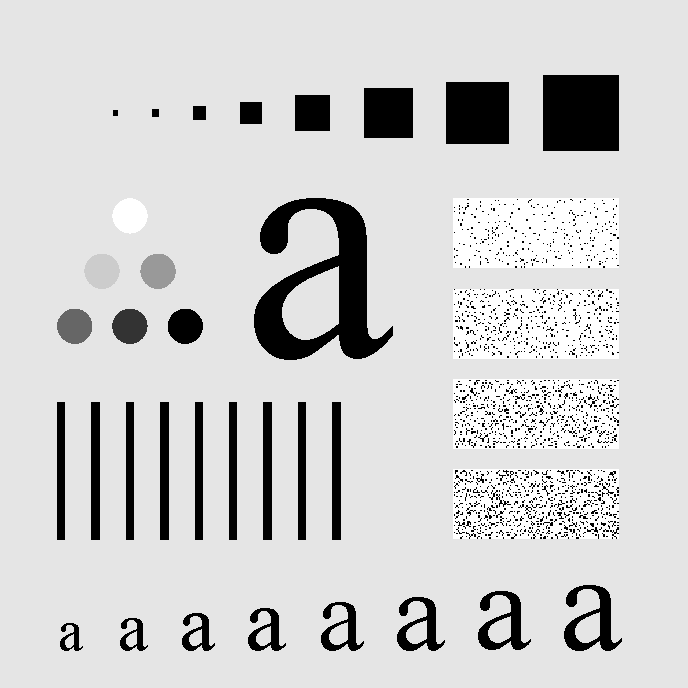
#> input picture 3/characters.tif, 688 x 688 px, found by its file name
$ python '(c)_Geometric_vs_Harmonic_Mean_Filter.py'
#> lines starting #> are read from the running program, lines starting #| are printed output that depends on the picture; after the words box and inside, x2 and y2 are one past the last pixel; in counts of white or black regions, pixels touching at a corner belong together; long printed decimals are rounded
import cv2
import matplotlib.pyplot as plt
import numpy as np


def addSaltAndPepperNoise(image):

    noiseIntensity = 0.015  # 0% of the pixels will be affected
    noisyImage = image.copy()
    height, width = image.shape

    noisyPixels = int(noiseIntensity * height * width)
    noisyCoordinates = np.random.randint(0, high=height, size=(noisyPixels, 2))

    for pixel in noisyCoordinates:
        row, col = pixel
        if np.random.rand() < 0.5:
            noisyImage[row, col] = 0
        else:
            noisyImage[row, col] = 255

    return noisyImage


def harmonicMeanFiltering(image, mask_size):
    height, width = image.shape
    filterImage = np.zeros_like(image, dtype=float)

    for row in range(height):
        for col in range(width):
            r_start = max(0, row - mask_size // 2)
            r_end = min(height, row + mask_size // 2 + 1)
            c_start = max(0, col - mask_size // 2)
            c_end = min(width, col + mask_size // 2 + 1)

            total = 0
            sum_inverse = 0

            for i in range(r_start, r_end):
                for j in range(c_start, c_end):
                    sum_inverse += 1 / (image[i, j] + 0.00001)
                    total += 1

            pixel = total / sum_inverse
            filterImage[row, col] = min(255, pixel)

    return np.uint8(filterImage)


def geometricMeanFiltering(image, mask):

    height, width = image.shape
    filterImage = image.copy()

    for row in range(height):
        for col in range(width):
            r = row - (mask // 2)
            c = col - (mask // 2)

            multiples = 1
            count = 0

            for i in range(r, r + mask, 1):
                for j in range(c, c + mask, 1):

                    if (i >= 0 and i < height and j >= 0 and j < width):
                        if (image[i][j]):
                            multiples = multiples * int(image[i][j])
                            count += 1

            count = max(1, count)
            filterImage[row][col] = multiples ** (1 / count)

    return np.uint8(filterImage)


def calculatePsnr(image1, image2, max_pixel_value):
    image1, image2 = np.float64(image1), np.float64(image2)
    mse = np.mean((image1 - image2) ** 2)
    if mse == 0:
        return float('inf')

    psnr = 20 * np.log10(max_pixel_value) - 10 * np.log10(mse)
    return psnr


def plotImage(image, x, y, z, imageTitle):

    img = cv2.cvtColor(image, cv2.COLOR_BGR2RGB)
    plt.subplot(x, y, z)
    plt.imshow(img)
    plt.title(imageTitle)


def Main():

    image = cv2.imread("./Task-03/characters.tif")
#> image is the input picture: shape (688, 688, 3); min 0, max 255, mean 207.3
    image = cv2.cvtColor(image, cv2.COLOR_BGR2GRAY)
#> image: shape (688, 688)
    image = cv2.resize(image, (512, 512))
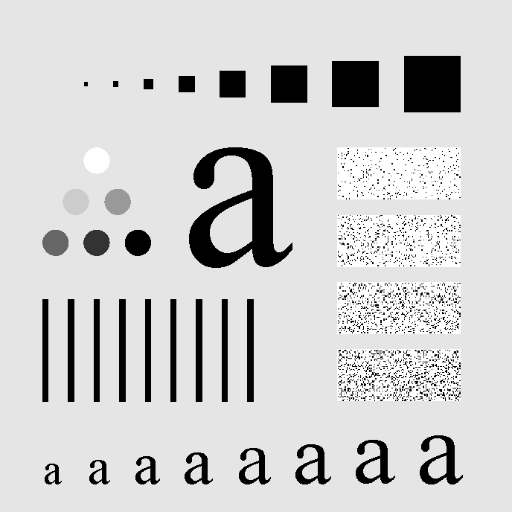
#> image: shape (512, 512); min 0, max 255, mean 207.3

    plotImage(image, 2, 2, 1, "Original Image")

    noisyImage = addSaltAndPepperNoise(image)
#> after the loop in addSaltAndPepperNoise, `for pixel in noisyCoordinates:`:
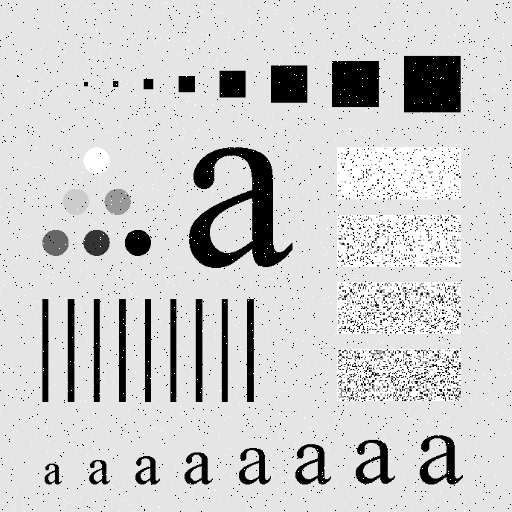
#> noisyImage: shape (512, 512); 1.36% of pixels changed, all inside (x1, y1, x2, y2) = (0, 0, 512, 512)
    plotImage(noisyImage, 2, 2, 2, "Noisy Image")

    mask = 3

    harImg = harmonicMeanFiltering(noisyImage, mask)
#> after the loop in harmonicMeanFiltering, `for row in range(height):`:
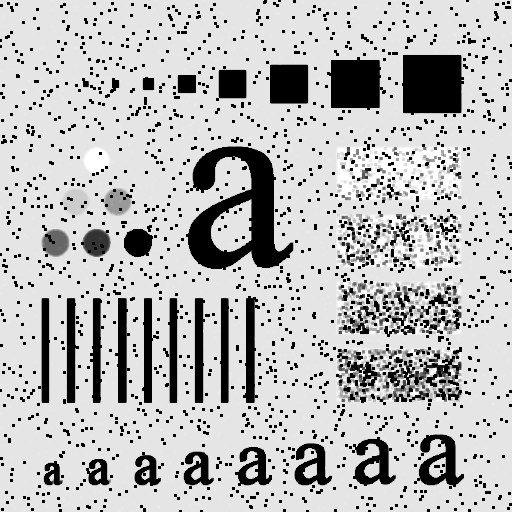
#> filterImage: shape (512, 512) float64; min 1e-05, max 255, mean 185.8
    plotImage(harImg, 2, 2, 3, "Harmonic Mean Filter Image")

    geoImg = geometricMeanFiltering(noisyImage, mask)
#> after the loop in geometricMeanFiltering, `for row in range(height):`:
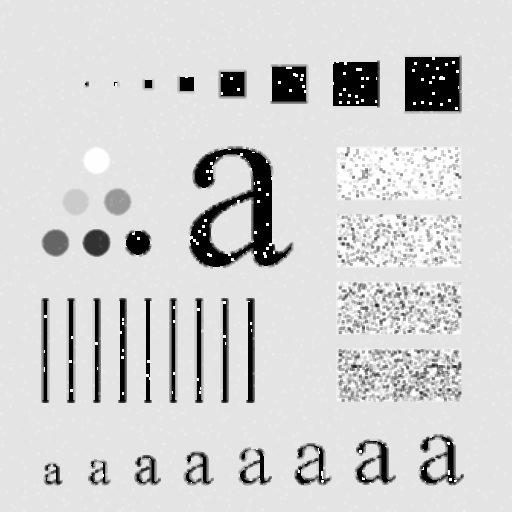
#> filterImage: shape (512, 512); min 1, max 255, mean 209
    plotImage(geoImg, 2, 2, 4, "Geometric Mean Filter Image")

    print("Noise image PSNR = " + str(calculatePsnr(image, noisyImage, 255)))
#> in calculatePsnr, `mse = np.mean((image1 - image2) ** 2)`: mse = 403.2
#> in calculatePsnr, `psnr = 20 * np.log10(max_pixel_value) - 10 * np.log10(mse)`: psnr = 22.08
#| Noise image PSNR = 22.075
    print("Harmonic filter PSNR = " + str(calculatePsnr(image, harImg, 255)))
#| Harmonic filter PSNR = 11.581
    print("Geometric filter PSNR = " + str(calculatePsnr(image, geoImg, 255)))
#| Geometric filter PSNR = 17.827

    plt.tight_layout()
    plt.show()


Main()
